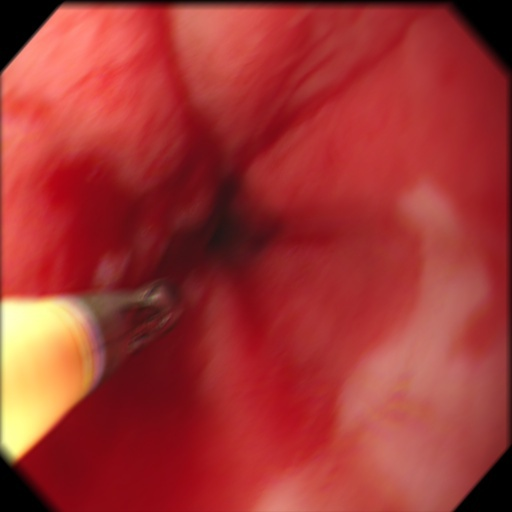
#> input picture subData/0000599.jpg, 512 x 512 px; its folder holds only this picture in this run
$ python sthele2006.py   (older library calls are emulated)
#> lines starting #> are read from the running program, lines starting #| are printed output that depends on the picture; after the words box and inside, x2 and y2 are one past the last pixel; in counts of white or black regions, pixels touching at a corner belong together
#> further down, img is the input picture: shape (512, 512, 3); mean B, G, R 51, 53.8, 162.6
# -*- coding: utf-8 -*-
"""
Created on Thu Aug  8 19:31:20 2019

@author: Nataly
"""

from readboxes import read_boxes #leer bbox ## boxes=read_boxes(txtfile) ##
from yolovoc import yolo2voc #conversion format ## box_list=yolo2voc(boxes, imshape) ##

import glob
import cv2
import numpy as np
from rOI import ROI
from skimage import exposure
import pylab as plt
from scipy.signal import find_peaks
from matplotlib import pyplot as plt

def adaptativeequalization(img):
    imR, imG, imB=cv2.split(img)
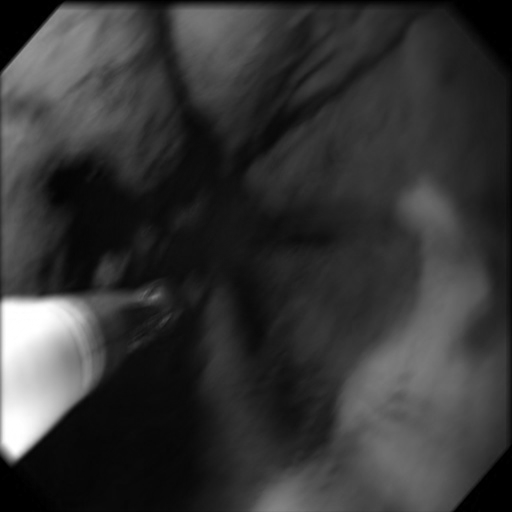
#> imG: shape (512, 512); min 0, max 255, mean 53.8
    #Adaptative Equalization
    clahe=cv2.createCLAHE(2,(8,8))
    imhaR=clahe.apply(imR)
    imhaG=clahe.apply(imG)
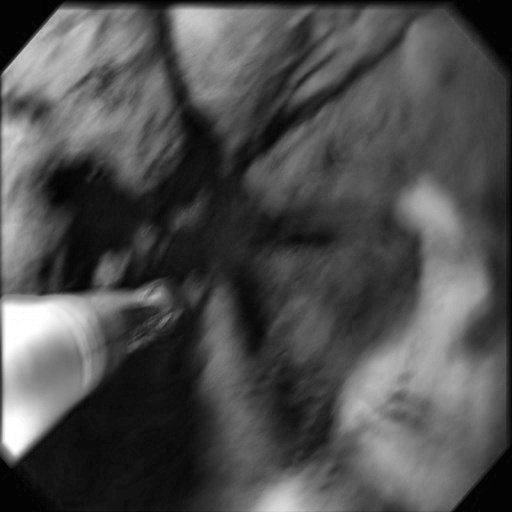
#> imhaG: shape (512, 512); min 1, max 255, mean 78.5
    imhaB=clahe.apply(imB)
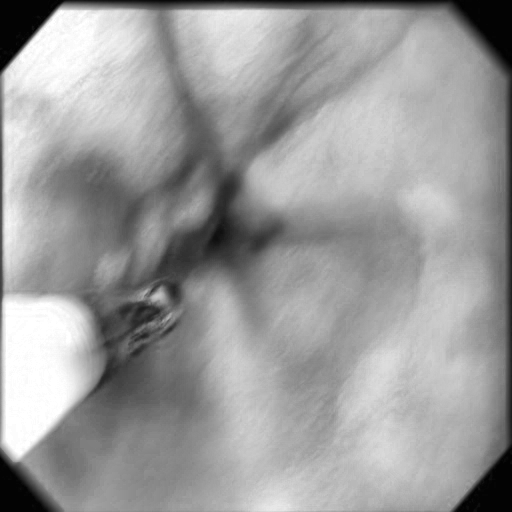
#> imhaB: shape (512, 512); min 2, max 255, mean 156.1

    imha=cv2.merge((imhaR,imhaG,imhaB))
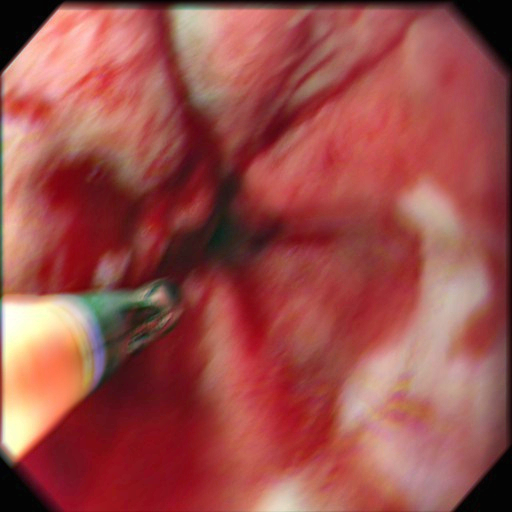
#> imha: shape (512, 512, 3); mean B, G, R 74.3, 78.5, 156.1

    return imha

def contraststretching(img):
    #contrast Stretching
    p2, p98 = np.percentile(img, (2, 98))
    img_rescale = exposure.rescale_intensity(img, in_range=(p2, p98))
    return img_rescale

def find_nearest(array,value):
    idx = (np.abs(array-value)).argmin()
    return array[idx]
umbrals=[]
for imgfile in glob.glob("*.jpg"):

    img=cv2.imread(imgfile)
    img = cv2.normalize(img, None, 0, 255, norm_type=cv2.NORM_MINMAX, dtype=cv2.CV_8UC3)
#    img=contraststretching(img)
    img=adaptativeequalization(img)
#
    ima='./segROI/#5/Z3/'+imgfile
    imaROI=cv2.imread(ima,0)
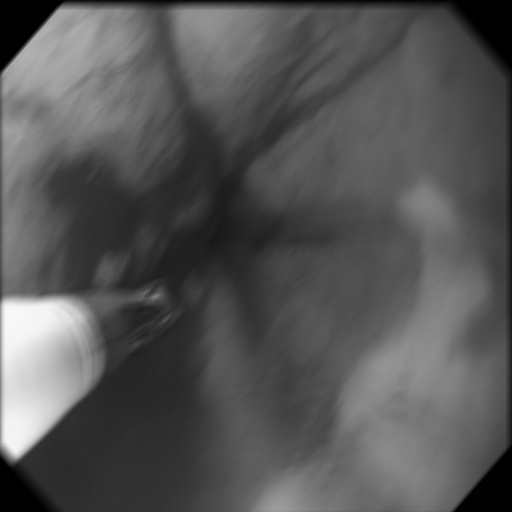
#> imaROI: shape (512, 512); min 0, max 250, mean 86
    imaROI = cv2.normalize(imaROI, None, 0, 1, norm_type=cv2.NORM_MINMAX, dtype=cv2.CV_8UC3)
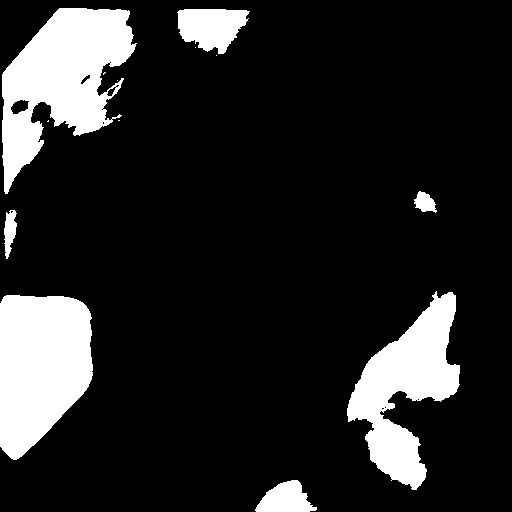
#> imaROI: shape (512, 512); values 0 (black) and 1 (white), 15.1% white; 13 white regions (6 under 20 px)

    _,contours,_= cv2.findContours(imaROI,cv2.RETR_LIST,cv2.CHAIN_APPROX_SIMPLE)
#> contours = 24 contours, 14 with area under 20; largest, box (x1, y1, x2, y2) and area: (2, 8, 137, 194) 12896, (0, 295, 93, 460) 11856, (347, 291, 460, 490) 9874, (177, 9, 250, 54) 2192, (255, 480, 317, 512) 1205
    areas = [cv2.contourArea(c) for c in contours]
#> areas = [1205, 4, 2, 2, 11856.5, 9874.5, 5.5, 353, 283, 4, 0, 0.5, 2, 194.5, 51, 7, 0, 43, 1.5, 2, 0, 0, 2191.5, 12896]
    max_index = np.argmax(areas)
#> max_index = 23
    cnt=contours[max_index]
#> cnt = contour of 328 points, box (x1, y1, x2, y2) (2, 8, 137, 194), area 12896
    x3,y3,w3,h3 = cv2.boundingRect(cnt)
#> x3 = 2; y3 = 8; w3 = 135; h3 = 186


    #img=tloga(img)
    R,G,B=cv2.split(img)

    #f,c,ch=img.shape
    #YUV=cv2.cvtColor(img,cv2.COLOR_BGR2YUV)
    #Y,U,V=cv2.split(YUV)
    G=G*imaROI
#    cv2.imshow('image',G)
#    cv2.waitKey(0)
#    cv2.destroyAllWindows()


    V=G[y3:y3+h3,x3:x3+w3]
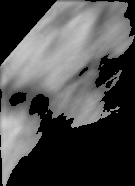
#> V: shape (186, 135); min 0, max 205, mean 76.5

    Binary=V.copy()

    hist = cv2.calcHist([V],[0],None,[256],[0,255])
#> hist = 256 values, max 12099 at index 0, min 0 at index 1, mean 98.09
    hist=np.asarray(hist).astype(np.int)
    zz=list(range(0,len(hist)))
#> zz = 256 values from 0 to 255
    for ii in range(len(hist)):
        zz[ii]=int(hist[ii])
#> after the loop, zz has the same summary as hist

    # [7 lines of commented-out code are left out]
    gradiente=np.gradient(zz[200:])
#> gradiente = 56 values, max 0 at index 7, min -3.5 at index 4, mean -0.259
#    gradiente=np.gradient(zz)
#    plt.plot(gradiente)
#    plt.show()

    uu=find_nearest(gradiente,0)
#> in find_nearest, `idx = (np.abs(array-value)).argmin()`: idx = 7
#> uu = 0
    #maxcam=np.min(gradiente)
    gradiente=gradiente.tolist()
    umbral1 = gradiente.index(uu)
#> umbral1 = 7
    umbral=200+umbral1
#> umbral = 207
    #umbral=umbral1
    print(umbral)
#| 207
    umbrals.append(umbral)
import pandas as pd
datos={'umbral':umbrals}
#> datos = {'umbral': [207]}
datos=pd.DataFrame(datos)
#> datos = table of 1 rows and 1 columns
datos.to_excel('rangsosthele.xlsx')

# [50 lines of commented-out code are left out]

$ run again, on subData/00074.jpg
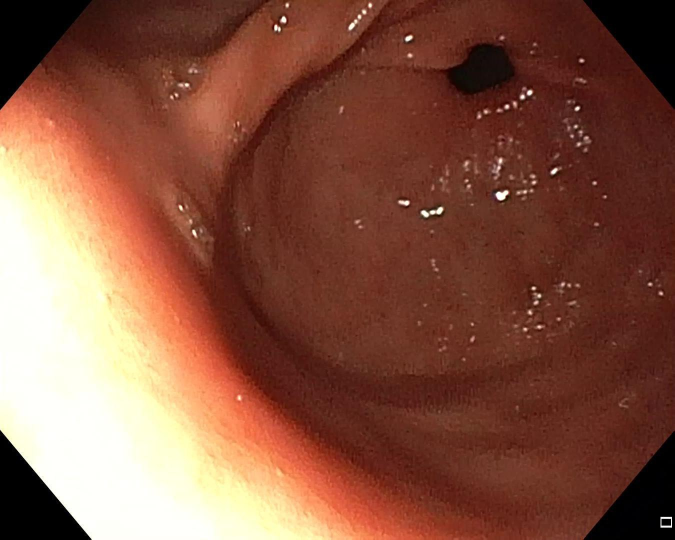
#> input picture subData/00074.jpg, 1349 x 1079 px (shown at 1/2 size)
#> img is the input picture: shape (1079, 1349, 3); mean B, G, R 65.5, 83.7, 133.2
#> `imaROI = cv2.normalize(imaROI, None, 0, 1, norm_type=cv2.NORM_MINMAX, ..`:
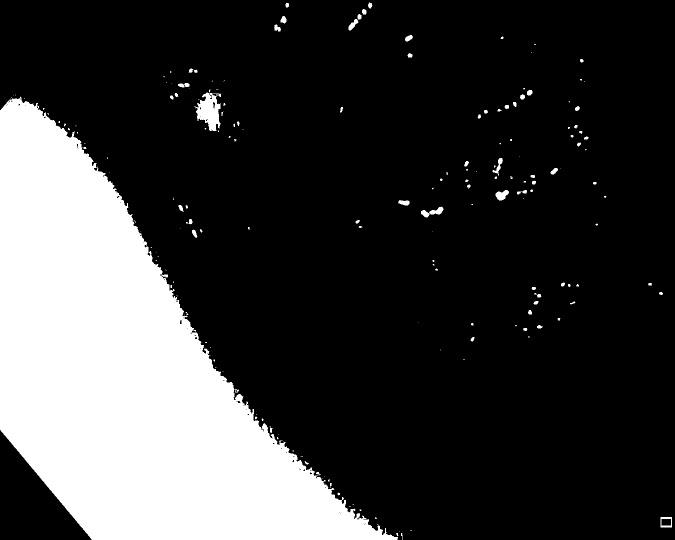
#> imaROI: shape (1079, 1349) (shown at 1/2 size); values 0 (black) and 1 (white), 23.1% white; 191 white regions (112 under 20 px)
#> contours = 257 contours, 194 with area under 20; largest, box (x1, y1, x2, y2) and area: (0, 193, 796, 1079) 326302, (390, 185, 442, 262) 2293, (1321, 1034, 1344, 1055) 440, (842, 413, 887, 435) 372, (991, 380, 1018, 401) 326
#> areas = 257 values, max 326302 at index 219, min 0 at index 2, mean 1299.8
#> max_index = 219
#> cnt = contour of 1199 points, box (x1, y1, x2, y2) (0, 193, 796, 1079), area 326302
#> x3 = 0; y3 = 193; w3 = 796; h3 = 886
#> `V=G[y3:y3+h3,x3:x3+w3]`:
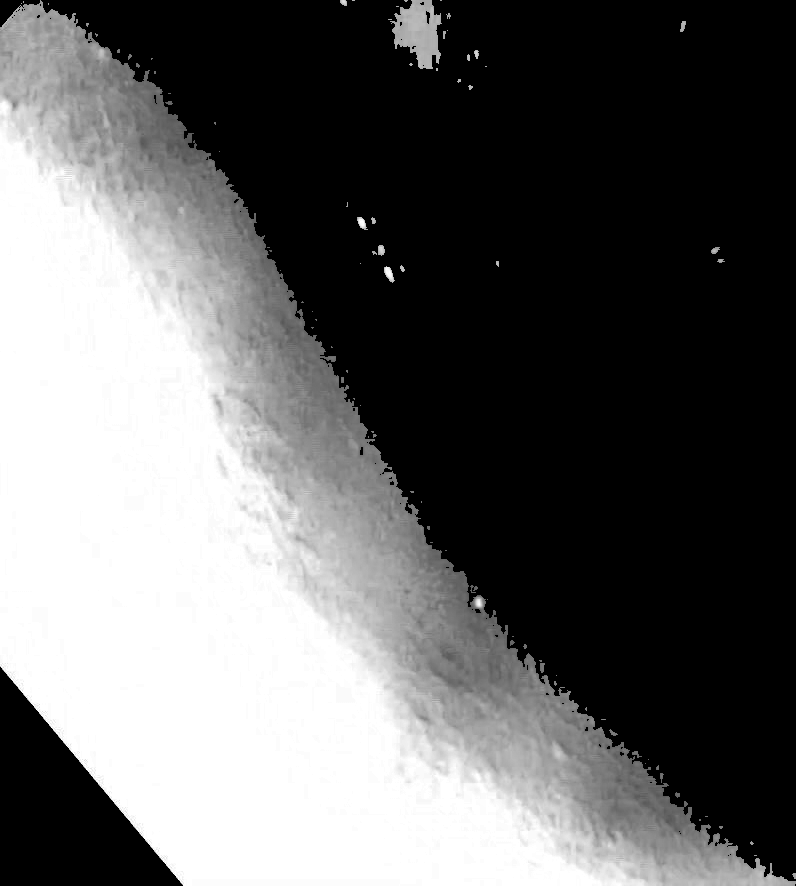
#> V: shape (886, 796); min 0, max 255, mean 100.8
#> hist = 256 values, max 374141 at index 0, min 0 at index 1, mean 2141.2
#> `zz=list(range(0,len(hist)))`: zz = 256 values from 0 to 255
#> after the loop `for ii in range(len(hist)):`: zz has the same summary as hist
#> gradiente = 56 values, max 5875 at index 51, min -7880 at index 53, mean -12.37
#> idx = 0
#> uu = 1
#> umbral1 = 0
#> umbral = 200
#| 200
#> `datos={'umbral':umbrals}`: datos = {'umbral': [200]}
#> `datos=pd.DataFrame(datos)`: datos = table of 1 rows and 1 columns

$ run again, on subData/00150_batch2.jpg
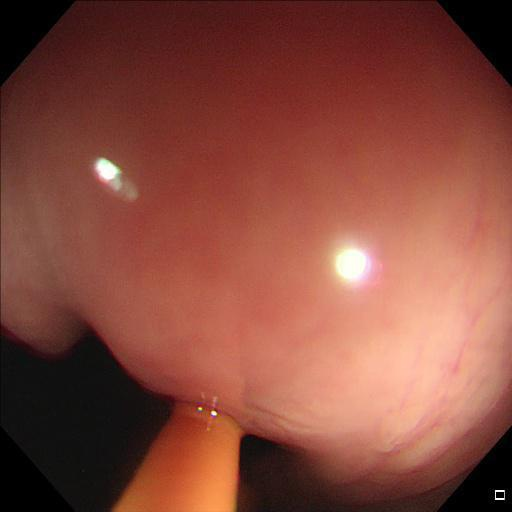
#> input picture subData/00150_batch2.jpg, 512 x 512 px
#> img is the input picture: shape (512, 512, 3); mean B, G, R 60.6, 73.3, 134.1
#> `imaROI = cv2.normalize(imaROI, None, 0, 1, norm_type=cv2.NORM_MINMAX, ..`:
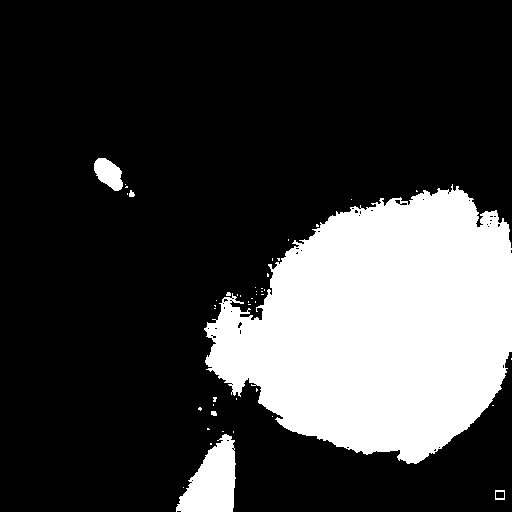
#> imaROI: shape (512, 512); values 0 (black) and 1 (white), 23.8% white; 46 white regions (40 under 20 px)
#> contours = 88 contours, 80 with area under 20; largest, box (x1, y1, x2, y2) and area: (204, 184, 512, 464) 57985, (176, 434, 236, 512) 2790, (94, 158, 123, 191) 588, (495, 490, 505, 500) 81, (495, 491, 505, 499) 61, (394, 199, 401, 205) 22, (237, 321, 243, 329) 20, (129, 190, 135, 197) 20
#> areas = 88 values, max 57985 at index 85, min 0 at index 2, mean 702.4
#> max_index = 85
#> cnt = contour of 807 points, box (x1, y1, x2, y2) (204, 184, 512, 464), area 57985
#> x3 = 204; y3 = 184; w3 = 308; h3 = 280
#> `V=G[y3:y3+h3,x3:x3+w3]`:
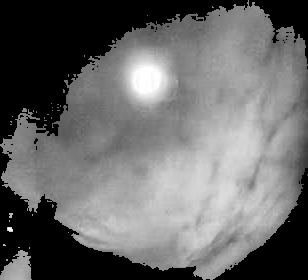
#> V: shape (280, 308); min 0, max 255, mean 105
#> hist = 256 values, max 26898 at index 0, min 0 at index 1, mean 335.9
#> `zz=list(range(0,len(hist)))`: zz = 256 values from 0 to 255
#> after the loop `for ii in range(len(hist)):`: zz has the same summary as hist
#> gradiente = 56 values, max 35.5 at index 52, min -68.5 at index 54, mean -7.07
#> idx = 22
#> uu = 0
#> umbral1 = 22
#> umbral = 222
#| 222
#> `datos={'umbral':umbrals}`: datos = {'umbral': [222]}
#> `datos=pd.DataFrame(datos)`: datos = table of 1 rows and 1 columns

$ run again, on subData/00152.jpg
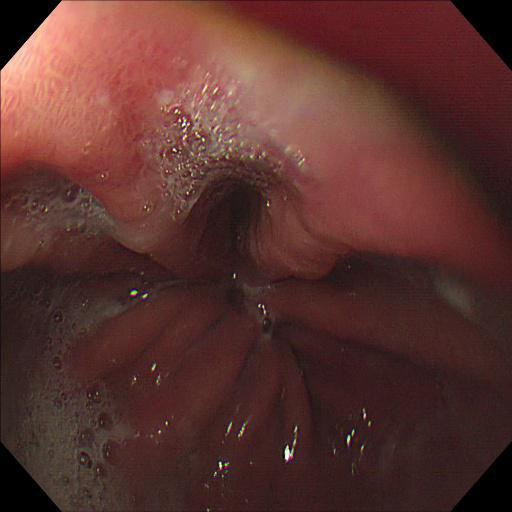
#> input picture subData/00152.jpg, 512 x 512 px
#> img is the input picture: shape (512, 512, 3); mean B, G, R 46.7, 50.9, 90.1
#> contours = 281 contours, 259 with area under 20; largest, box (x1, y1, x2, y2) and area: (1, 0, 130, 139) 11915, (177, 46, 306, 138) 5462, (158, 90, 181, 112) 276, (194, 82, 206, 103) 74, (285, 445, 293, 461) 53
#> areas = 281 values, max 11915 at index 280, min 0 at index 0, mean 67.85
#> max_index = 280
#> cnt = contour of 283 points, box (x1, y1, x2, y2) (1, 0, 130, 139), area 11915
#> x3 = 1; y3 = 0; w3 = 129; h3 = 139
#> `V=G[y3:y3+h3,x3:x3+w3]`:
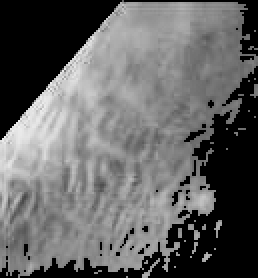
#> V: shape (139, 129) (shown 2 times larger); min 0, max 241, mean 100.1
#> hist = 256 values, max 5745 at index 0, min 0 at index 1, mean 70.04
#> `zz=list(range(0,len(hist)))`: zz = 256 values from 0 to 255
#> after the loop `for ii in range(len(hist)):`: zz has the same summary as hist
#> gradiente = 56 values, max 8.5 at index 13, min -7 at index 11, mean -0.473
#> idx = 23
#> uu = 0
#> umbral1 = 23
#> umbral = 223
#| 223
#> `datos={'umbral':umbrals}`: datos = {'umbral': [223]}
#> `datos=pd.DataFrame(datos)`: datos = table of 1 rows and 1 columns
